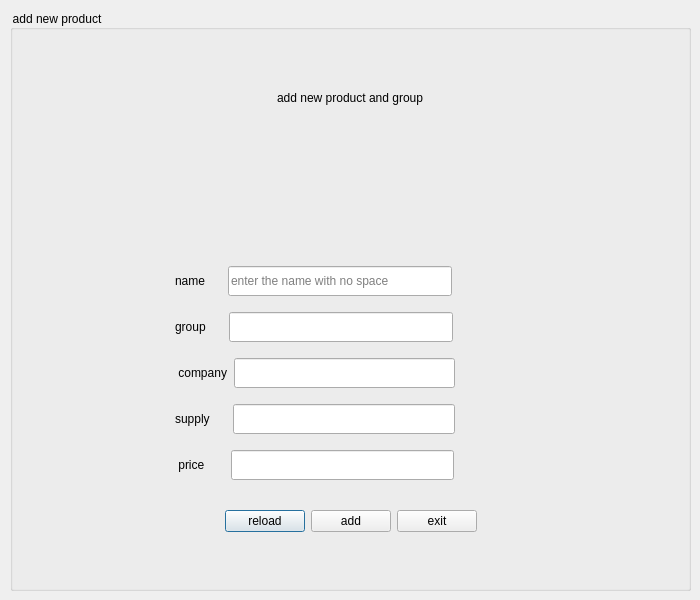
<?xml version="1.0" encoding="UTF-8"?>
<ui version="4.0">
 <class>adminadd</class>
 <widget class="QDialog" name="adminadd">
  <property name="geometry">
   <rect>
    <x>0</x>
    <y>0</y>
    <width>700</width>
    <height>600</height>
   </rect>
  </property>
  <property name="sizePolicy">
   <sizepolicy hsizetype="Fixed" vsizetype="Fixed">
    <horstretch>0</horstretch>
    <verstretch>0</verstretch>
   </sizepolicy>
  </property>
  <property name="maximumSize">
   <size>
    <width>700</width>
    <height>600</height>
   </size>
  </property>
  <property name="windowTitle">
   <string>Dialog</string>
  </property>
  <widget class="QGroupBox" name="groupBox_2">
   <property name="geometry">
    <rect>
     <x>10</x>
     <y>10</y>
     <width>681</width>
     <height>581</height>
    </rect>
   </property>
   <property name="styleSheet">
    <string notr="true">color:black;</string>
   </property>
   <property name="title">
    <string>add new product</string>
   </property>
   <widget class="QWidget" name="back" native="true">
    <property name="geometry">
     <rect>
      <x>0</x>
      <y>20</y>
      <width>681</width>
      <height>561</height>
     </rect>
    </property>
    <property name="styleSheet">
     <string notr="true">#back
{
	border-image: url(:/new/prefix1/unnamed.png);
}</string>
    </property>
    <layout class="QVBoxLayout" name="verticalLayout_2">
     <property name="leftMargin">
      <number>5</number>
     </property>
     <property name="topMargin">
      <number>5</number>
     </property>
     <property name="rightMargin">
      <number>5</number>
     </property>
     <property name="bottomMargin">
      <number>5</number>
     </property>
     <item>
      <layout class="QVBoxLayout" name="verticalLayout">
       <property name="leftMargin">
        <number>5</number>
       </property>
       <property name="topMargin">
        <number>5</number>
       </property>
       <property name="rightMargin">
        <number>5</number>
       </property>
       <property name="bottomMargin">
        <number>5</number>
       </property>
       <item>
        <layout class="QHBoxLayout" name="horizontalLayout">
         <item>
          <spacer name="horizontalSpacer_9">
           <property name="orientation">
            <enum>Qt::Horizontal</enum>
           </property>
           <property name="sizeHint" stdset="0">
            <size>
             <width>40</width>
             <height>20</height>
            </size>
           </property>
          </spacer>
         </item>
         <item>
          <widget class="QLabel" name="label_5">
           <property name="text">
            <string>add new product and group</string>
           </property>
          </widget>
         </item>
         <item>
          <spacer name="horizontalSpacer_8">
           <property name="orientation">
            <enum>Qt::Horizontal</enum>
           </property>
           <property name="sizeHint" stdset="0">
            <size>
             <width>40</width>
             <height>20</height>
            </size>
           </property>
          </spacer>
         </item>
        </layout>
       </item>
       <item>
        <spacer name="verticalSpacer_2">
         <property name="orientation">
          <enum>Qt::Vertical</enum>
         </property>
         <property name="sizeType">
          <enum>QSizePolicy::Fixed</enum>
         </property>
         <property name="sizeHint" stdset="0">
          <size>
           <width>20</width>
           <height>100</height>
          </size>
         </property>
        </spacer>
       </item>
       <item>
        <layout class="QHBoxLayout" name="horizontalLayout_3">
         <property name="leftMargin">
          <number>5</number>
         </property>
         <property name="topMargin">
          <number>5</number>
         </property>
         <property name="rightMargin">
          <number>5</number>
         </property>
         <property name="bottomMargin">
          <number>5</number>
         </property>
         <item>
          <spacer name="horizontalSpacer_5">
           <property name="orientation">
            <enum>Qt::Horizontal</enum>
           </property>
           <property name="sizeType">
            <enum>QSizePolicy::Fixed</enum>
           </property>
           <property name="sizeHint" stdset="0">
            <size>
             <width>150</width>
             <height>20</height>
            </size>
           </property>
          </spacer>
         </item>
         <item>
          <widget class="QLabel" name="label">
           <property name="sizePolicy">
            <sizepolicy hsizetype="Fixed" vsizetype="Fixed">
             <horstretch>0</horstretch>
             <verstretch>0</verstretch>
            </sizepolicy>
           </property>
           <property name="styleSheet">
            <string notr="true">color:black;</string>
           </property>
           <property name="text">
            <string>name     </string>
           </property>
          </widget>
         </item>
         <item>
          <widget class="QLineEdit" name="nameline">
           <property name="sizePolicy">
            <sizepolicy hsizetype="Expanding" vsizetype="Fixed">
             <horstretch>0</horstretch>
             <verstretch>0</verstretch>
            </sizepolicy>
           </property>
           <property name="maximumSize">
            <size>
             <width>300</width>
             <height>30</height>
            </size>
           </property>
           <property name="styleSheet">
            <string notr="true">color:black;</string>
           </property>
           <property name="placeholderText">
            <string>enter the name with no space</string>
           </property>
          </widget>
         </item>
         <item>
          <spacer name="horizontalSpacer_10">
           <property name="orientation">
            <enum>Qt::Horizontal</enum>
           </property>
           <property name="sizeHint" stdset="0">
            <size>
             <width>40</width>
             <height>20</height>
            </size>
           </property>
          </spacer>
         </item>
        </layout>
       </item>
       <item>
        <layout class="QHBoxLayout" name="horizontalLayout_4">
         <property name="leftMargin">
          <number>5</number>
         </property>
         <property name="topMargin">
          <number>5</number>
         </property>
         <property name="rightMargin">
          <number>5</number>
         </property>
         <property name="bottomMargin">
          <number>5</number>
         </property>
         <item>
          <spacer name="horizontalSpacer_6">
           <property name="orientation">
            <enum>Qt::Horizontal</enum>
           </property>
           <property name="sizeType">
            <enum>QSizePolicy::Fixed</enum>
           </property>
           <property name="sizeHint" stdset="0">
            <size>
             <width>150</width>
             <height>20</height>
            </size>
           </property>
          </spacer>
         </item>
         <item>
          <widget class="QLabel" name="label_2">
           <property name="sizePolicy">
            <sizepolicy hsizetype="Fixed" vsizetype="Fixed">
             <horstretch>0</horstretch>
             <verstretch>0</verstretch>
            </sizepolicy>
           </property>
           <property name="styleSheet">
            <string notr="true">color:black;</string>
           </property>
           <property name="text">
            <string>group     </string>
           </property>
          </widget>
         </item>
         <item>
          <widget class="QLineEdit" name="groupline">
           <property name="sizePolicy">
            <sizepolicy hsizetype="Expanding" vsizetype="Fixed">
             <horstretch>0</horstretch>
             <verstretch>0</verstretch>
            </sizepolicy>
           </property>
           <property name="maximumSize">
            <size>
             <width>300</width>
             <height>30</height>
            </size>
           </property>
           <property name="styleSheet">
            <string notr="true">color:black;</string>
           </property>
          </widget>
         </item>
         <item>
          <spacer name="horizontalSpacer">
           <property name="orientation">
            <enum>Qt::Horizontal</enum>
           </property>
           <property name="sizeHint" stdset="0">
            <size>
             <width>40</width>
             <height>20</height>
            </size>
           </property>
          </spacer>
         </item>
        </layout>
       </item>
       <item>
        <layout class="QHBoxLayout" name="horizontalLayout_12">
         <property name="spacing">
          <number>7</number>
         </property>
         <property name="leftMargin">
          <number>5</number>
         </property>
         <property name="topMargin">
          <number>5</number>
         </property>
         <property name="rightMargin">
          <number>5</number>
         </property>
         <property name="bottomMargin">
          <number>5</number>
         </property>
         <item>
          <spacer name="horizontalSpacer_7">
           <property name="orientation">
            <enum>Qt::Horizontal</enum>
           </property>
           <property name="sizeType">
            <enum>QSizePolicy::Fixed</enum>
           </property>
           <property name="sizeHint" stdset="0">
            <size>
             <width>150</width>
             <height>20</height>
            </size>
           </property>
          </spacer>
         </item>
         <item>
          <widget class="QLabel" name="label_7">
           <property name="sizePolicy">
            <sizepolicy hsizetype="Fixed" vsizetype="Fixed">
             <horstretch>0</horstretch>
             <verstretch>0</verstretch>
            </sizepolicy>
           </property>
           <property name="styleSheet">
            <string notr="true">color:black;</string>
           </property>
           <property name="text">
            <string> company</string>
           </property>
          </widget>
         </item>
         <item>
          <widget class="QLineEdit" name="companyline">
           <property name="sizePolicy">
            <sizepolicy hsizetype="Expanding" vsizetype="Fixed">
             <horstretch>0</horstretch>
             <verstretch>0</verstretch>
            </sizepolicy>
           </property>
           <property name="maximumSize">
            <size>
             <width>300</width>
             <height>30</height>
            </size>
           </property>
           <property name="styleSheet">
            <string notr="true">color:black;</string>
           </property>
          </widget>
         </item>
         <item>
          <spacer name="horizontalSpacer_4">
           <property name="orientation">
            <enum>Qt::Horizontal</enum>
           </property>
           <property name="sizeHint" stdset="0">
            <size>
             <width>40</width>
             <height>20</height>
            </size>
           </property>
          </spacer>
         </item>
        </layout>
       </item>
       <item>
        <layout class="QHBoxLayout" name="horizontalLayout_5">
         <property name="leftMargin">
          <number>5</number>
         </property>
         <property name="topMargin">
          <number>5</number>
         </property>
         <property name="rightMargin">
          <number>5</number>
         </property>
         <property name="bottomMargin">
          <number>5</number>
         </property>
         <item>
          <spacer name="horizontalSpacer_13">
           <property name="orientation">
            <enum>Qt::Horizontal</enum>
           </property>
           <property name="sizeType">
            <enum>QSizePolicy::Fixed</enum>
           </property>
           <property name="sizeHint" stdset="0">
            <size>
             <width>150</width>
             <height>20</height>
            </size>
           </property>
          </spacer>
         </item>
         <item>
          <widget class="QLabel" name="label_3">
           <property name="sizePolicy">
            <sizepolicy hsizetype="Fixed" vsizetype="Fixed">
             <horstretch>0</horstretch>
             <verstretch>0</verstretch>
            </sizepolicy>
           </property>
           <property name="styleSheet">
            <string notr="true">color:black;</string>
           </property>
           <property name="text">
            <string>supply     </string>
           </property>
          </widget>
         </item>
         <item>
          <widget class="QLineEdit" name="supplyline">
           <property name="sizePolicy">
            <sizepolicy hsizetype="Expanding" vsizetype="Fixed">
             <horstretch>0</horstretch>
             <verstretch>0</verstretch>
            </sizepolicy>
           </property>
           <property name="maximumSize">
            <size>
             <width>300</width>
             <height>30</height>
            </size>
           </property>
           <property name="styleSheet">
            <string notr="true">color:black;</string>
           </property>
          </widget>
         </item>
         <item>
          <spacer name="horizontalSpacer_11">
           <property name="orientation">
            <enum>Qt::Horizontal</enum>
           </property>
           <property name="sizeHint" stdset="0">
            <size>
             <width>40</width>
             <height>20</height>
            </size>
           </property>
          </spacer>
         </item>
        </layout>
       </item>
       <item>
        <layout class="QHBoxLayout" name="horizontalLayout_6">
         <property name="leftMargin">
          <number>5</number>
         </property>
         <property name="topMargin">
          <number>5</number>
         </property>
         <property name="rightMargin">
          <number>5</number>
         </property>
         <property name="bottomMargin">
          <number>5</number>
         </property>
         <item>
          <spacer name="horizontalSpacer_14">
           <property name="orientation">
            <enum>Qt::Horizontal</enum>
           </property>
           <property name="sizeType">
            <enum>QSizePolicy::Fixed</enum>
           </property>
           <property name="sizeHint" stdset="0">
            <size>
             <width>150</width>
             <height>20</height>
            </size>
           </property>
          </spacer>
         </item>
         <item>
          <widget class="QLabel" name="label_4">
           <property name="sizePolicy">
            <sizepolicy hsizetype="Fixed" vsizetype="Fixed">
             <horstretch>0</horstretch>
             <verstretch>0</verstretch>
            </sizepolicy>
           </property>
           <property name="styleSheet">
            <string notr="true">color:black;</string>
           </property>
           <property name="text">
            <string> price      </string>
           </property>
          </widget>
         </item>
         <item>
          <widget class="QLineEdit" name="priceline">
           <property name="sizePolicy">
            <sizepolicy hsizetype="Expanding" vsizetype="Fixed">
             <horstretch>0</horstretch>
             <verstretch>0</verstretch>
            </sizepolicy>
           </property>
           <property name="maximumSize">
            <size>
             <width>300</width>
             <height>30</height>
            </size>
           </property>
           <property name="styleSheet">
            <string notr="true">color:black;</string>
           </property>
          </widget>
         </item>
         <item>
          <spacer name="horizontalSpacer_12">
           <property name="orientation">
            <enum>Qt::Horizontal</enum>
           </property>
           <property name="sizeHint" stdset="0">
            <size>
             <width>40</width>
             <height>20</height>
            </size>
           </property>
          </spacer>
         </item>
        </layout>
       </item>
      </layout>
     </item>
     <item>
      <widget class="QWidget" name="horizontalWidget_2" native="true">
       <property name="sizePolicy">
        <sizepolicy hsizetype="Fixed" vsizetype="Fixed">
         <horstretch>0</horstretch>
         <verstretch>0</verstretch>
        </sizepolicy>
       </property>
       <property name="maximumSize">
        <size>
         <width>800</width>
         <height>50</height>
        </size>
       </property>
       <layout class="QHBoxLayout" name="horizontalLayout_2">
        <item>
         <spacer name="horizontalSpacer_3">
          <property name="orientation">
           <enum>Qt::Horizontal</enum>
          </property>
          <property name="sizeHint" stdset="0">
           <size>
            <width>40</width>
            <height>20</height>
           </size>
          </property>
         </spacer>
        </item>
        <item>
         <widget class="QPushButton" name="reload">
          <property name="styleSheet">
           <string notr="true">color:black;</string>
          </property>
          <property name="text">
           <string>reload</string>
          </property>
         </widget>
        </item>
        <item>
         <widget class="QPushButton" name="add">
          <property name="styleSheet">
           <string notr="true">color:black;</string>
          </property>
          <property name="text">
           <string>add</string>
          </property>
         </widget>
        </item>
        <item>
         <widget class="QPushButton" name="exit">
          <property name="styleSheet">
           <string notr="true">color:black;</string>
          </property>
          <property name="text">
           <string>exit</string>
          </property>
         </widget>
        </item>
        <item>
         <spacer name="horizontalSpacer_2">
          <property name="orientation">
           <enum>Qt::Horizontal</enum>
          </property>
          <property name="sizeHint" stdset="0">
           <size>
            <width>40</width>
            <height>20</height>
           </size>
          </property>
         </spacer>
        </item>
       </layout>
      </widget>
     </item>
     <item>
      <spacer name="verticalSpacer">
       <property name="orientation">
        <enum>Qt::Vertical</enum>
       </property>
       <property name="sizeType">
        <enum>QSizePolicy::Fixed</enum>
       </property>
       <property name="sizeHint" stdset="0">
        <size>
         <width>20</width>
         <height>40</height>
        </size>
       </property>
      </spacer>
     </item>
    </layout>
   </widget>
  </widget>
 </widget>
 <resources/>
 <connections/>
</ui>
